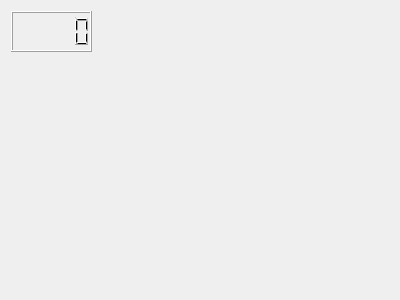
<?xml version="1.0" encoding="UTF-8"?>
<ui version="4.0">
 <class>Widget</class>
 <widget class="QWidget" name="Widget">
  <property name="geometry">
   <rect>
    <x>0</x>
    <y>0</y>
    <width>400</width>
    <height>300</height>
   </rect>
  </property>
  <property name="windowTitle">
   <string>Widget</string>
  </property>
  <widget class="QLCDNumber" name="lcdNumber">
   <property name="geometry">
    <rect>
     <x>11</x>
     <y>11</y>
     <width>81</width>
     <height>41</height>
    </rect>
   </property>
  </widget>
 </widget>
 <layoutdefault spacing="6" margin="11"/>
 <resources/>
 <connections/>
</ui>
